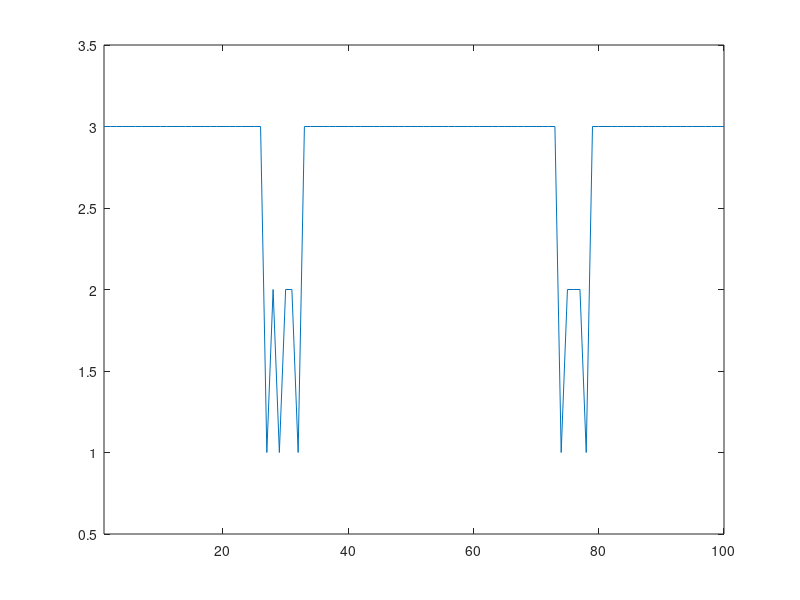

Here is the MATLAB script that generated this plot:
%HW2 Daniel Ribeiro Silva
%drsilva
%Viterbi Algorithm

function Viterbi()

load('hmm_params.mat');

%constants from problem
Q = 3;   %total hidden states
T = 100; %total used timesteps

%predicted values
V = zeros(Q,T);
path = zeros(Q,T);

%case t=1
observed_output = price_change(1);
V(:,1) = prior.*emission(:,observed_output);
path(:,1) = (1:Q)';

%case t>1
for t=2:T
   observed_output = price_change(t);
   [max_val,idx] = max( bsxfun(@times,V(:,t-1),transition') );
   max_val = max_val';
   max_val = max_val .* emission(:,observed_output);
   V(:,t) = max_val;
   path = path(idx,:);
   path(:,t) = (1:Q)';
end

%get best path overall
[max_val,idx] = max(V(:,T));
best_path = path(idx,:);
plot(best_path);
axis([1 T 0.5 3.5])

%matlab solution (doesn't consider prior)
%STATES = hmmviterbi(price_change,transition,emission);
%disp(STATES);

end